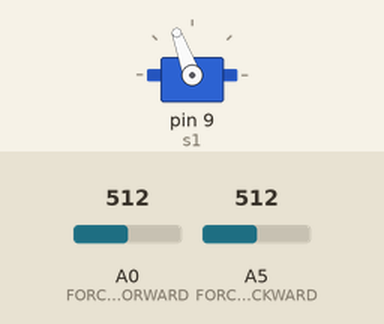
Bench run of a sketch on a simulated Arduino Uno, built with avr-gcc and run on an emulated ATmega328P. On the bench: servo. Inputs (shaded band) come from the test bench; at power-on: A0 (FORCE_FORWARD) = 512, A5 (FORCE_BACKWARD) = 512. What the sketch prints to the serial monitor is not drawn.

Above: at 1.2 s.
1.3 s: A0 (FORCE_FORWARD) set to 1023
At 4.0 s:
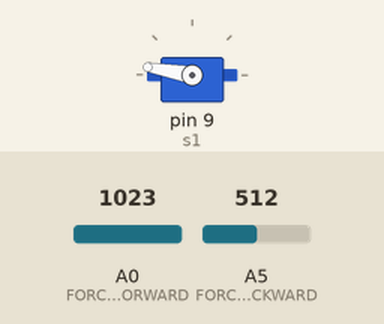
4.3 s: A0 (FORCE_FORWARD) set to 1010
At 6.4 s:
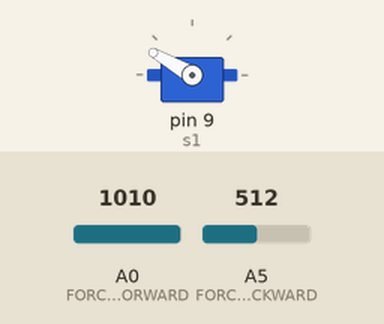
6.5 s: A5 (FORCE_BACKWARD) set to 1023
At 7.9 s:
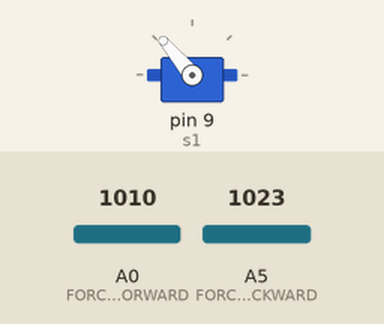
9.5 s: A5 (FORCE_BACKWARD) set to 900
12.5 s: A5 (FORCE_BACKWARD) set to 1023
Timing chart, 0 to 17.7 s (numbered marks = the images above; inputs shaded):
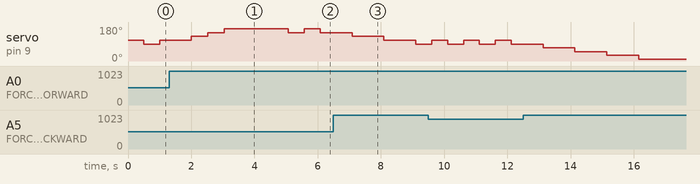

Measured:
- the behaviour switches between 1021 and 1020 on A0 (FORCE_FORWARD) (found by bisection; images 1 and 2)
- after the input at 4.3 s, servo on pin 9 (s1): 170° → 150° after 0.78 s, → 170° 0.51 s later, → 150° 0.50 s later

The sketch:

FinalCode.ino
```cpp
#include <Servo.h>

Servo s1; //goes to port 9
//const int flexPin = A5; //pin A5 to read analog input
int pos;

#define FORCE_FORWARD A0 // the FSR and 10K pulldown are connected to A0
#define FORCE_BACKWARD A5 // the FSR and 10K pulldown are connected to A5

void setup() {
  // put your setup code here, to run once:
  Serial.begin(9600);
  s1.attach(9);
  pos = 90;

  s1.write(pos);
  Serial.print("Start is: ");
  Serial.println(pos);
}

void loop() {
  // put your main code here, to run repeatedly:
  int analogF = analogRead(FORCE_FORWARD);
  analogF = analogRead(FORCE_FORWARD);
  int analogB = analogRead(FORCE_BACKWARD);
  analogB = analogRead(FORCE_BACKWARD);

  //value = analogRead(flexPin);         //Read and save analog value from flex sensor
  Serial.print("Position: ");
  Serial.print(pos, DEC);

  //now all the sensors are inverted: start from 1023
  // if(analogB<1021 && pos<=160){
  //   s1.write(pos+20);
  //   pos += 20;
  //   Serial.println("MOVING IN");

  // }
  // if(analogF<1021 && pos>=20){
  //   Serial.println("PAUSE");
  //   delay(500);

  //   analogF = analogRead(FORCE_FORWARD);
  //   analogF = analogRead(FORCE_FORWARD);
  //   if(analogF<1021 && pos<=170){
  //     s1.write(pos-20);
  //     pos -= 20;
  //     Serial.println("MOVING OUT");
  //   }
  // }

  if(analogB<1021 && pos<=160){
    s1.write(pos+20);
    pos += 20;
    Serial.println("MOVING IN");

  }
  if(analogF<1021 && pos>=20){
    Serial.println("PAUSE");
    delay(500);

    analogF = analogRead(FORCE_FORWARD);
    analogF = analogRead(FORCE_FORWARD);
    if(analogF<1021 && pos<=170){
      s1.write(pos-20);
      pos -= 20;
      Serial.println("MOVING OUT");
    }
  }


  Serial.println();              //Print value
  Serial.print("Force_FORWARD reading = ");
  Serial.print(analogF); // print the raw analog reading
  Serial.print("Force_BACKWARD reading = ");
  Serial.print(analogB); // print the raw analog reading
  delay(500);
}
```
